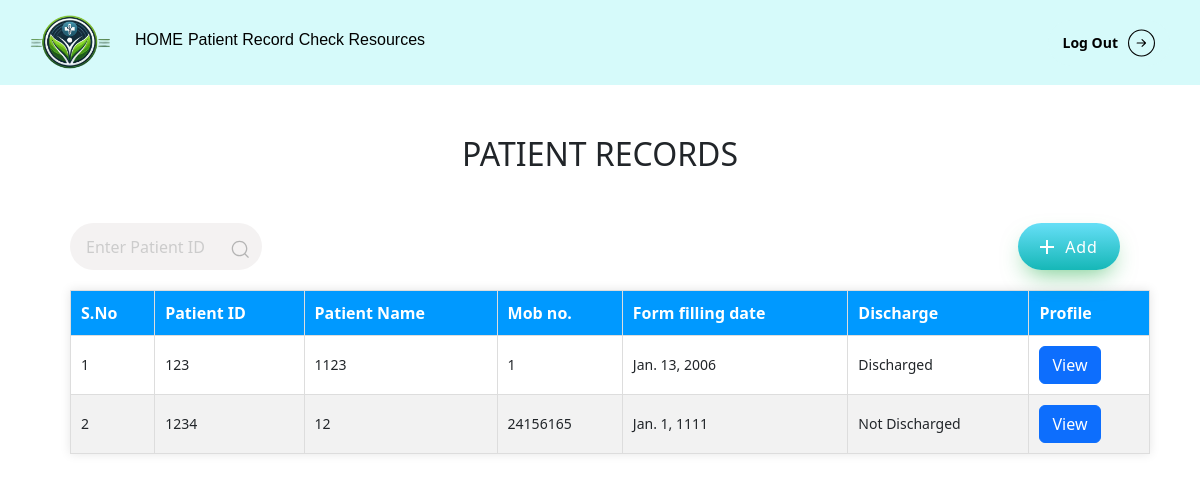
Before: /CheckRecord/ (signed in) with the older database file.
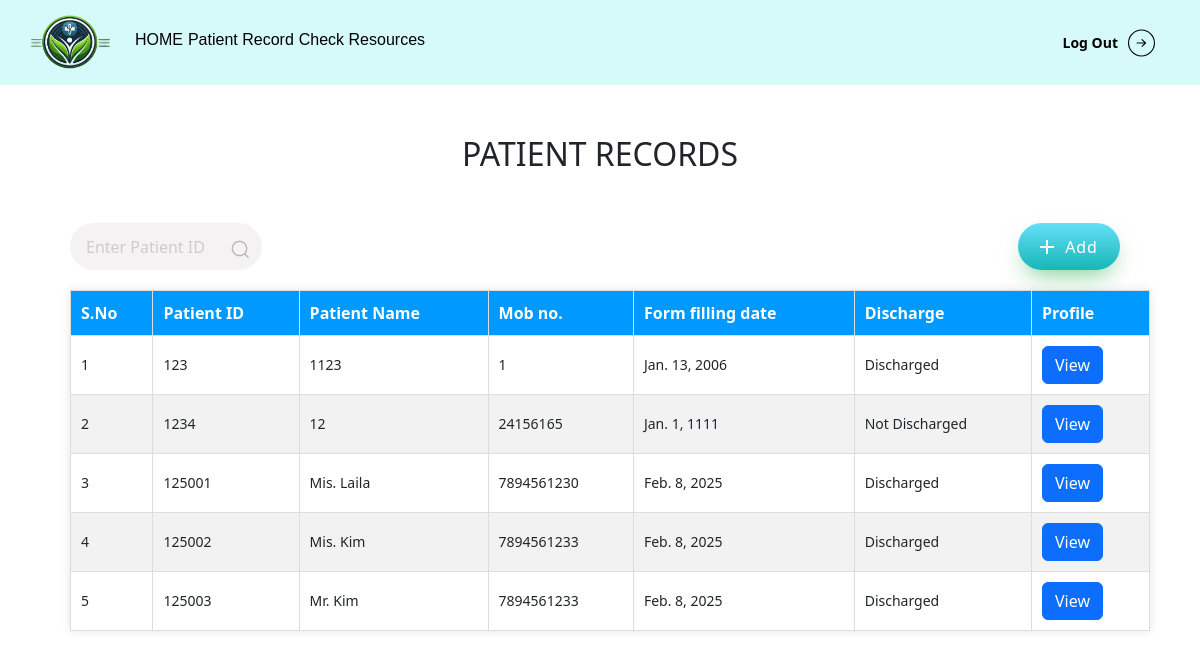
After: the same page with the newer database file.
### Main/models.py (models this page shows, shortened)
class Patent(models.Model):
    patent_number = models.CharField(max_length=100)
    patent_title = models.CharField(max_length=200)
    patent_id = models.CharField(max_length=100, unique=True)
    address = models.CharField(max_length=200)
    inventor_name = models.CharField(max_length=100)
    filing_date = models.DateField()
    patent_status = models.CharField(max_length=20)
    patent_age = models.CharField(max_length=20)
    patent_gender = models.CharField(max_length=20)
    patent_doctor = models.CharField(max_length=20)
    bed_allotted = models.CharField(max_length=3, choices=[('yes', 'Yes'), ('no', 'No')], default='no')
    bed_number = models.CharField(max_length=100, blank=True, null=True)
    icu = models.CharField(max_length=3, choices=[('yes', 'Yes'), ('no', 'No')], default='no')
    billing_date = models.DateField(blank=True, null=True)
    photo = models.ImageField(upload_to='patient_photos/', null=True, blank=True)
    doctor = models.ForeignKey(Doctor, on_delete=models.SET_NULL, null=True, blank=True)

### Main/views.py (the view)
# urls.py: path('CheckRecord/', CheckRecord, name='CheckRecord'),
@login_required
def CheckRecord(request):
    query = request.GET.get('search', '').strip()
    patients = Patent.objects.filter(patient_id__icontains=query) if query else Patent.objects.all()[:5]
    return render(request, 'CheckPatientRecord.html', {'patients': patients, 'query': query})

### Main/templates/CheckPatientRecord.html (shortened to what this page needs)
{% extends 'base.html' %}
{% load static %}
    {% block content %}
    <link href="https://cdn.jsdelivr.net/npm/bootstrap@5.3.3/dist/css/bootstrap.min.css" rel="stylesheet">
    <link rel="stylesheet" href="{% static '\css\record.css' %}">
    <link rel="stylesheet" href="https://cdnjs.cloudflare.com/ajax/libs/font-awesome/6.7.2/css/all.min.css">
</head>
<body>
    <h2>PATIENT RECORDS</h2>
    <div class="addPatient">
        <div class="Searchh">
            <form method="GET" action="{% url 'CheckRecord' %}">
                <div class="search">
                    <input type="text" class="search__input" placeholder="Enter Patient ID" id="'search" value="{{ query }}">
                    <button class="search__button" type="submit">
                    </button>
                </div>
            </form>
        </div>
        <a class="cssbuttons-io-button" href="{% url 'patientrecord' %}">
            <svg
            height="24"
            width="24"
            viewBox="0 0 24 24"
            xmlns="http://www.w3.org/2000/svg"
            >
            <path d="M0 0h24v24H0z" fill="none"></path>
            <path d="M11 11V5h2v6h6v2h-6v6h-2v-6H5v-2z" fill="currentColor"></path>
            </svg>
            <span>Add</span>
        </a>
    </div>
    <table>
        <thead>
            <tr>
                <th>S.No</th>
                <th>Patient ID</th>
                <th>Patient Name</th>
                <th>Mob no.</th>
                <th>Form filling date</th>
                <th>Discharge</th>
                <th>Profile</th>
            </tr>
        </thead>
        <tbody>
            {% for patient in patients %}
            <tr>
                <td>{{ forloop.counter }}</td>
                <td>{{ patient.patent_id }}</td>
                <td>{{ patient.patent_title }}</td>
                <td>{{ patient.patent_number }}</td>
                <td>{{ patient.filing_date }}</td>
                <td>{{ patient.patent_status }}</td>
                <td>
                    <a href="{% url 'PatientFile' patient.patent_id %}" class="btn btn-primary">View</a>
                </td>
            </tr>
            {% empty %}
            <tr>
                <td colspan="9">No patient records found.</td>
            </tr>
            {% endfor %}
        </tbody>
    </table>
    {% endblock %}

### Main/templates/base.html (shortened to what this page needs)
{% load static %}
<!DOCTYPE html>
<html lang="en">
<head>
    <link rel="stylesheet" href="{% static '\css\nav.css' %}">
    <link rel="stylesheet" href="https://cdnjs.cloudflare.com/ajax/libs/font-awesome/6.7.2/css/all.min.css">
</head>
<body>
    <nav>
        <div class="navdiv">
            <div class="navFst">
                <div class="logo"><img src="{%static '\images\logo.png'%}" alt=""></div>
                {% if user.is_authenticated %}
                <div class="navbar">
                    <p><a href="{% url 'home' %}">HOME</a></p>
                    <p><a href="{% url 'CheckRecord' %}">Patient Record</a></p>
                    <p><a href="{% url 'checkResource' %}">Check Resources</a></p>
                </div>
                {% endif %}
            </div>
            <div class="navSec">
                {% if user.is_authenticated %}
                <form action="{% url 'logout' %}" method="post" style="display: inline;">
                    <button type="submit">
                        <span>Log Out</span>
                    </button>
                </form>
                {% endif %}
            </div>
        </div>
    </nav>
        {% block content %}
        {% endblock %}
</body>
</html>

### static/css/nav.css (style rules this page uses)
* { padding: 0; margin: 0; box-sizing: border-box; }
nav { display: flex; background-color: #d6fafa; }
nav .logo { margin-bottom: 15px; }
nav .navdiv { width: 100%; display: flex; align-items: center; justify-content: space-between; margin: 0px 30px; }
nav .navdiv .navFst { display: flex; align-items: center; margin-top: 10px; }
nav .navdiv .logo { width: 100px; }
nav .logo img { width: 80px; height: 60px; }
nav .navFst .navbar { width: 300px; display: flex; align-items: center; justify-content: space-evenly; }
nav .navFst p a { font-family: 'Gill Sans', 'Gill Sans MT', Calibri, 'Trebuchet MS', sans-serif; font-weight: 400; text-decoration: none; color: black; }
nav .navFst p { transition: 1s ease-in; }
.navSec button { cursor: pointer; font-weight: 700; transition: all 0.2s; padding: 5px 14px; border-radius: 100px; background: #d6fafa; border: 1px solid transparent; display: flex; align-items: center; font-size: 14px; }
.navSec button > svg { width: 27px; margin-left: 10px; transition: transform 0.3s ease-in-out; }

### static/css/record.css (style rules this page uses)
h2 { text-align: center; margin: 50px; }
table { width: 90%; border-collapse: collapse; margin: 0px 70px; background-color: #fff; box-shadow: 0 0 10px rgba(0, 0, 0, 0.1); }
th, td { padding: 10px; text-align: left; border: 1px solid #ddd; }
th { background-color: #0099ff; color: white; }
tr:nth-child(even) { background-color: #f2f2f2; }
td { font-size: 14px; }
.search { display: flex; align-items: center; justify-content: space-between; text-align: center; }
.search__input { font-family: inherit; font-size: inherit; background-color: #f4f2f2; border: none; color: #646464; padding: 0.7rem 1rem; border-radius: 30px; width: 12em; transition: all ease-in-out .5s; margin-right: -2rem; }
.search__button { border: none; background-color: #f4f2f2; margin-top: .1em; }
.search__icon { height: 1.3em; width: 1.3em; fill: #b4b4b4; }

### Main/templates/CheckPatientRecord.html (style rules this page uses)
.cssbuttons-io-button { display: flex; align-items: center; font-family: inherit; cursor: pointer; font-weight: 500; font-size: 16px; padding: 0.7em 1.4em 0.7em 1.1em; color: white; background: #ad5389; background: linear-gradient( 0deg, rgb(22, 183, 183) 0%, rgb(102, 223, 247) 100% ); border: none; box-shadow: 0 0.7em 1.5em -0.5em #14a73e98; letter-spacing: 0.05em; border-radius: 20em; text-decoration: none; }
.cssbuttons-io-button svg { margin-right: 6px; }
.addPatient { width: 100%; display: flex; flex-direction: row; align-items: center; justify-content: space-between; padding-left: 70px; padding-right: 80px; padding-bottom: 20px; }

Changed rows visible on the page:
added Patent: patent_id "125001", patent_title "Mis. Laila", patent_number "7894561230", filing_date "Feb. 8, 2025", patent_status "Discharged"
added Patent: patent_id "125002", patent_title "Mis. Kim", patent_number "7894561233", filing_date "Feb. 8, 2025", patent_status "Discharged"
added Patent: patent_id "125003", patent_title "Mr. Kim", patent_number "7894561233", filing_date "Feb. 8, 2025", patent_status "Discharged"
